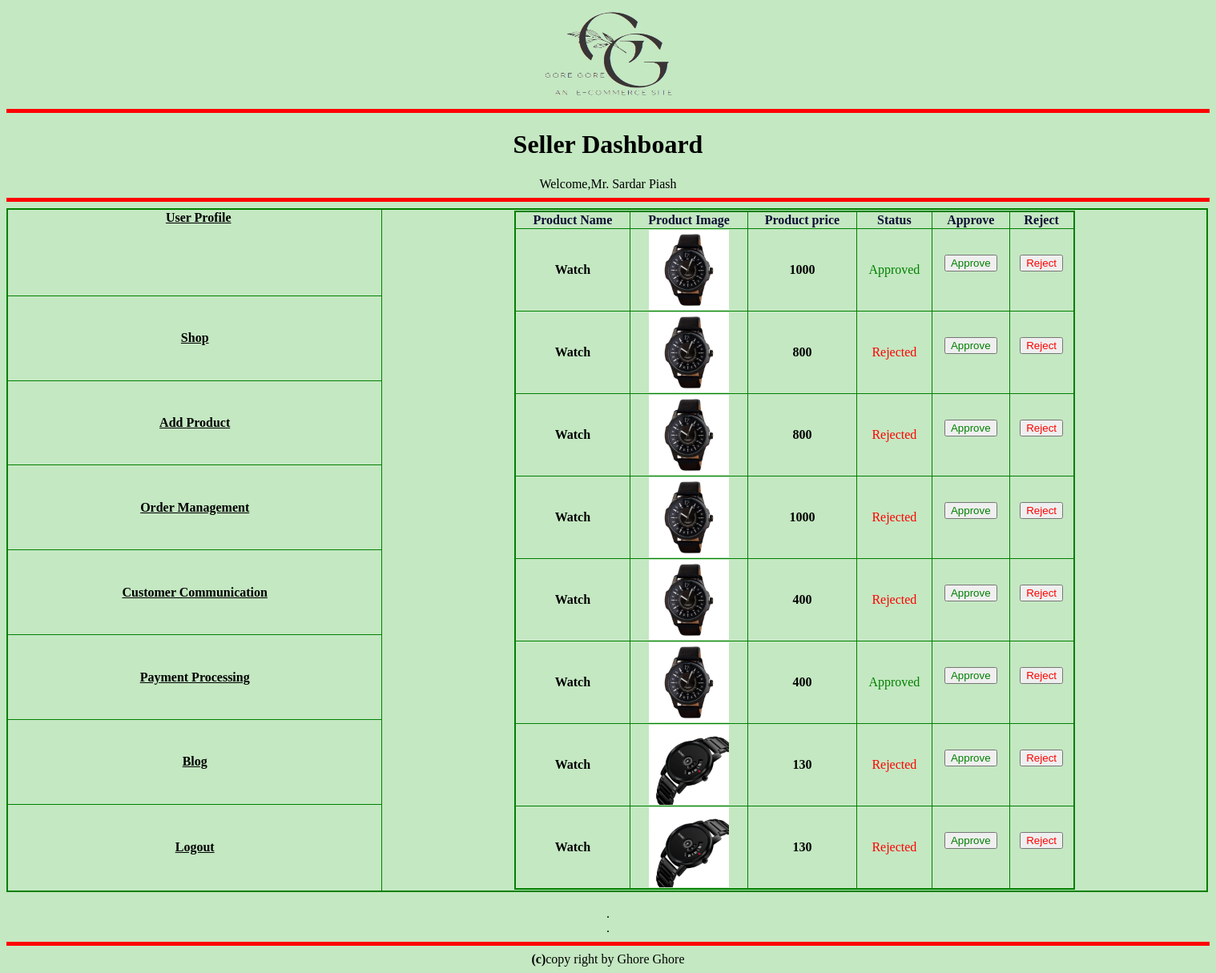
The app's page /project_Mid/order_management.php (signed in) with its own data.
### tables this page shows
CREATE TABLE `ordermanage` (
  `username` varchar(200) NOT NULL,
  `photo_id` varchar(300) NOT NULL,
  `price` int(200) NOT NULL,
  `status` varchar(30) NOT NULL,
  `id` int(11) NOT NULL,
  `product_name` varchar(300) NOT NULL
);

### project_Mid/show_order.php (the view, shortened to what this page needs)
<?php
            $user=$_SESSION['username'];
            $servername = "localhost";
            $uname = "root";
            $pass = "";
            $dbname = "project";
            $con = mysqli_connect($servername, $uname, $pass, $dbname);
            $sql = "SELECT * FROM ordermanage WHERE username='$user'";
            $result = mysqli_query($con, $sql);
            ?><table border=1 align="center" class="tablt">
            <tr style='color:0F0D35'>
                <th>Product Name</th>
                <th>Product Image</th>
                <th>Product price</th>
                <th>Status</th>
                <th>Approve</th>
                <th>Reject</th>
            </tr>
            <?php
                while ($row = mysqli_fetch_assoc($result)) {
                    echo "<tr>";
                    echo "<td class='mid'><b>" . $row['product_name'] . "</b></td>";
                    echo "<td class='mid'><img src='uploads/" . $row['photo_id'] . "' width='100' height='100'></td>";
                    echo "<td class='mid'><b>" . $row['price'] . "</b></td>";
                    if($row['status']=="Approved"){
                        echo "<td class='mid' style='color:green'>" . $row['status'] . "</td>";
                    }else{
                        echo "<td class='mid' style='color:red'>" . $row['status'] . "</td>";
                    }
                    echo "<td class='mid'>"; ?>
                    <form method="post" action="approve.php" novalidate>
                    <input type='submit' value='Approve'style='color:green'>
                    </form>
                    <?php
                        echo "</td class='mid'>";
                        echo "<td class='mid'>";?>
                    <form method="post" action="reject.php" novalidate>
                    <input type='submit' value='Reject' style='color:red'>
                    </form>
                    <?php
                        echo "</td>";
                        echo "</tr>";
                }
            ?>
        </table>

### project_Mid/header.php
<?php
      echo '<img src="logo2.png" height="120" width="180">';
      echo '<hr color="red" size="5">';
   ?>

### project_Mid/order_management.php (shortened to what this page needs)
<?php
include 'header.php';
?>
<!DOCTYPE html>
<html lang="en">
<head>
</head>
<body align="center">
  <h1>Seller Dashboard</h1>
  <?php echo "Welcome,Mr. ".$_SESSION['username']; ?>
  <hr color="red" size="5">
    <table class="tabl" border=1>
        <tr>
            <th class="side_panel"><a href="sellerdashboard.php">User Profile</a></th>
            <td rowspan='8'>
                <?php include 'show_order.php'; ?>
            </td>
        </tr>
        <tr>
            <th><a href="shop.php">Shop</a></th>
        </tr>
        <tr>
            <th><a href="add_product.php">Add Product</a></th>
        </tr>
        <tr>
            <th><a href="order_management.php">Order Management</a></th>
        </tr>
        <tr>
            <th><a href="customer_communication.php">Customer Communication</a></th>
        </tr>
        <tr>
            <th><a href="payment_processing.php">Payment Processing</a></th>
        </tr>
        <tr>
            <th><a href="blog.php">Blog</a></th>
        </tr>
        <tr><th><a href="logout.php">Logout</a></th></tr>
    </table>
    <?php include 'footer.php'; ?>
</body>
</html>

### project_Mid/footer.php
<?php
    echo '<br>.<br>.<hr color="red" size="5">';
    echo'<b text-color="red">(c)</b>copy right by Ghore Ghore';
?>

### project_Mid/order_management.php (style rules this page uses)
.tablt { width: 700px; height: 500px; border-collapse: collapse; border: 2.5px solid green; text-align:center; }
.tabl { border-collapse: collapse; border: 2.5px solid green; width: 1500px; height: 600px; }
a { color:black; }

### project_Mid/sellercss.php (style rules this page uses)
body { background-color:#C4E8C2; }
h1 { align:center; }
.side_panel { padding-left: 10px; width: 30vw; vertical-align: text-top; }

### project_Mid/show_order.php (style rules this page uses)
.mid { text-align:center; }
table { width: 800px; height: 550px; }

### records on screen
ordermanage: product_name "Watch", photo (picture), price "1000", status "Approved"
ordermanage: product_name "Watch", photo (picture), price "800", status "Rejected"
ordermanage: product_name "Watch", photo (picture), price "800", status "Rejected"
ordermanage: product_name "Watch", photo (picture), price "1000", status "Rejected"
ordermanage: product_name "Watch", photo (picture), price "400", status "Rejected"
ordermanage: product_name "Watch", photo (picture), price "400", status "Approved"
ordermanage: product_name "Watch", photo (picture), price "130", status "Rejected"
ordermanage: product_name "Watch", photo (picture), price "130", status "Rejected"

### other values on screen
$_SESSION['username'] "Sardar Piash"
